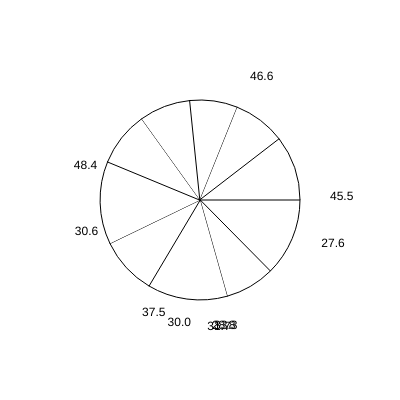
Frame 1 (no input)
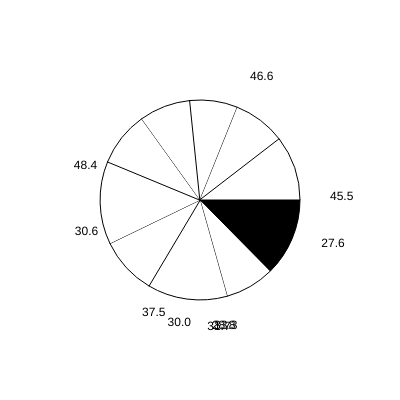
Frame 60 (no input)
Frame 120 (the mouse pressed at the canvas centre since frame 60): identical to frame 60, image omitted

The p5.js sketch that drew these frames (run headless with seeded random() and noise() and a simulated clock; from frame 60 on, the mouse is pressed at the canvas centre):

// p5.js sketch
// ── sketch.js
// テキスト「配列を使った描画」練習問題：円グラフ

//function setup(){
  //createCanvas(400, 400);
  //background(240);

  // 配列をランダムに初期化する
  //let scores = [];
  //for(let i = 0; i < 10; i++){
    //scores[i] = random(20, 100); // 60以上100未満のランダムな数を代入
  //}

  // 円グラフを描くには割合が必要なので合計を計算しておく
  //let total = 0;
  //for(let i = 0; i < scores.length; i++){ total += scores[i]; }

  // BLANK[1]
 let numbers = [];
 let numbersRateAngle = [];
 function setup(){
   createCanvas(400,400);
   let total = 0;
  
  for(let i = 0; i<10; i++){
    let num = random(40,100);
    numbers.push(num);
    total += num;
  }

for (let i = 0; i<numbers.length; i++){
  numbersRateAngle.push(360*(numbers[i]/total))
}
}

function draw(){
  background(255);
  let x = width / 2;
  let y =height/2;
  let d = 200
  let lastAngle = 0;

  for(let i = 0; i<numbers.length; i++){
    if(i%2==0){
      let angle = numbersRateAngle[i]*(Math.PI/180);
      arc(x,y,d,d,lastAngle,lastAngle + angle);
      lastAngle += angle;
    }
    else{
      fill(255);
      let angle = numbersRateAngle[i]*(Math.PI/180);
      arc(x,y,d,d,lastAngle,lastAngle + angle, PIE);
      lastAngle += angle;
    }
  }
  let s = 0;
  for (let i = 0; i < numbers.length; i++) {
    fill(0);
    text(numbersRateAngle[i].toPrecision(3), x + 130*Math.cos(s), y + 130*Math.sin(s));
    s += numbersRateAngle[i];
  
  }
}
